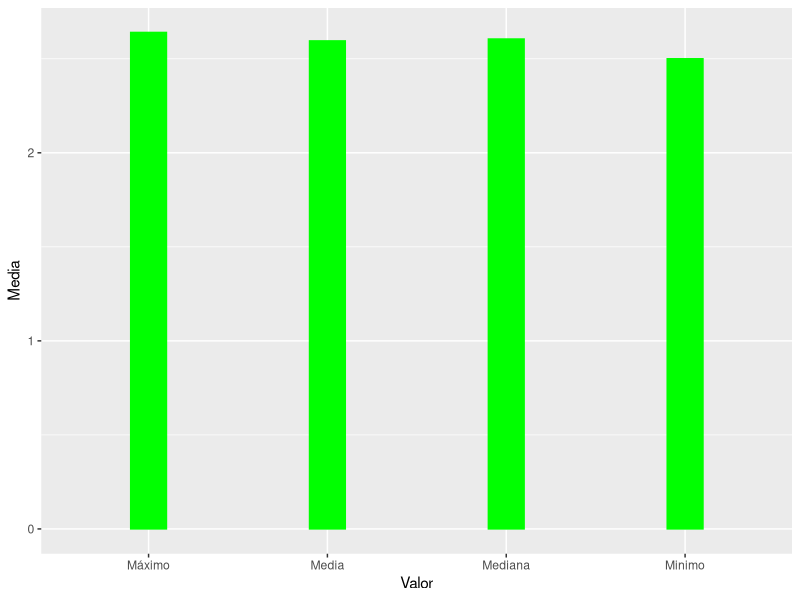
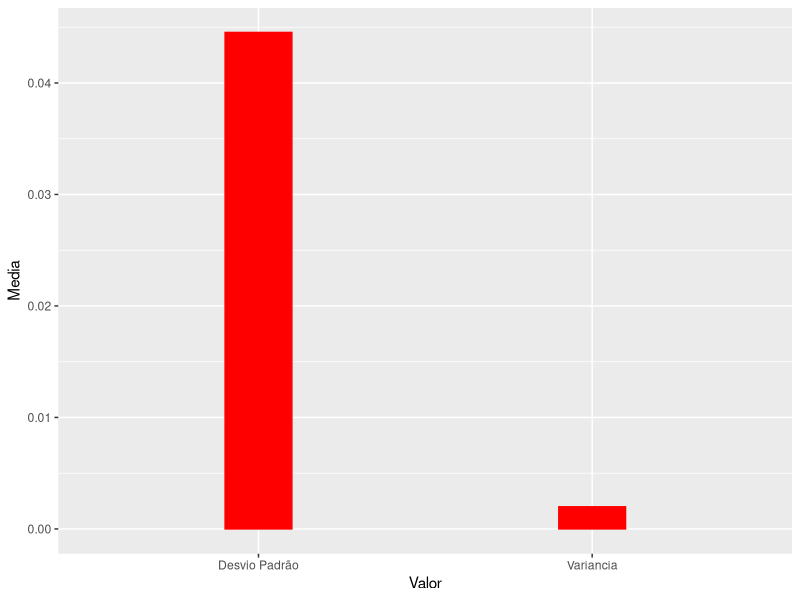
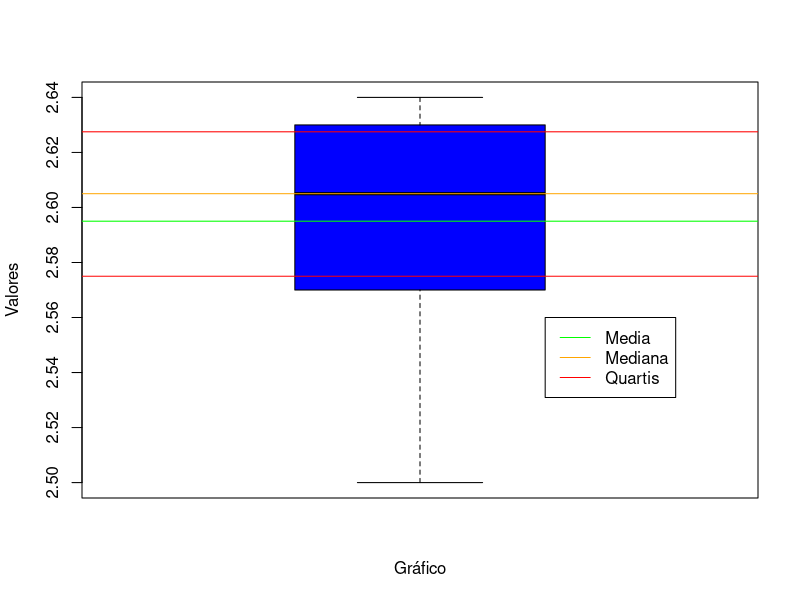

Write R code to recreate these figures, in order.
library('readxl')
exercicio1 = read_excel("./dados/exercicio1.xls")
x = exercicio1$`Taxas de juros`

#MEDIA ----------------
media = mean(x)
print(media)

#MEDIAna ----------------
mediana = median(exercicio1$`Taxas de juros`)
print(mediana)

#DESVIO PADRÂO ----------------
desvio = sd(x)
print(desvio)

#VARIANCIA ----------------
variancia = var(x)
print(variancia)
#MAXIMO ----------------
maximo = max(x)
print(maximo)

#MINIMO ----------------
minimo = min(x)
print(minimo)

#QUARTIL 1 ----------------
q1 = quantile(x, probs = c(0.25))
print(q1)
#QUARTIL 3 ----------------
q3 = quantile(x, probs = c(0.75))
print(q3)


data <- data.frame(
  Valor=c("Media","Mediana","Máximo","Minimo") ,  
  Media=c(media,mediana,maximo,minimo)
)

library(ggplot2)
g <- ggplot(data,aes(x = Valor,y = Media))
g + geom_bar(width = 0.2,fill = "green",colour = "green", stat= "identity")

data <- data.frame(
  Valor=c("Desvio Padrão","Variancia") ,  
  Media=c(desvio,variancia)
)
g <- ggplot(data,aes(x = Valor,y = Media))
g + geom_bar(width = 0.2,fill = "red",colour = "red", stat= "identity")

boxplot(exercicio1, col = "blue", horizontal = FALSE, xlab = "Gráfico", ylab = "Valores")
abline(h = media, col = "green")
abline(h = mediana, col = "orange")
abline(h=q1, col="red")
abline(h=q3, col="red")
legend(1.2, 2.56, legend = c("Media", "Mediana", "Quartis"), col = c("green", "orange", "red"), lty = 1:1)

